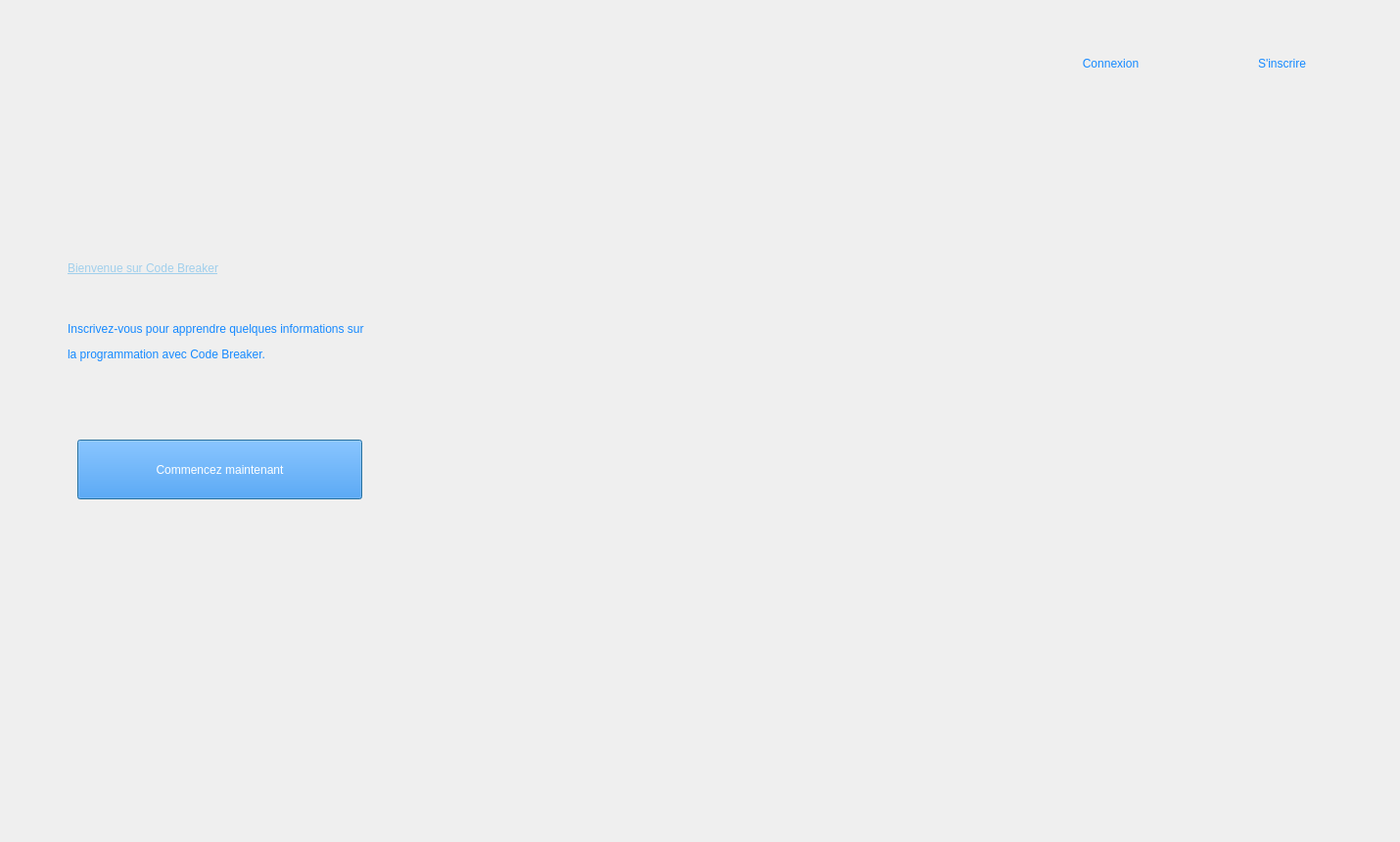
<?xml version="1.0" encoding="UTF-8"?>
<ui version="4.0">
 <class>Project</class>
 <widget class="QMainWindow" name="Project">
  <property name="geometry">
   <rect>
    <x>0</x>
    <y>0</y>
    <width>1430</width>
    <height>860</height>
   </rect>
  </property>
  <property name="windowTitle">
   <string>MainWindow</string>
  </property>
  <widget class="QWidget" name="centralwidget">
   <widget class="QStackedWidget" name="stackedWidget">
    <property name="geometry">
     <rect>
      <x>-1</x>
      <y>-1</y>
      <width>1431</width>
      <height>861</height>
     </rect>
    </property>
    <property name="currentIndex">
     <number>0</number>
    </property>
    <widget class="QWidget" name="Main_page">
     <widget class="QLabel" name="background_image_page1">
      <property name="geometry">
       <rect>
        <x>-10</x>
        <y>-10</y>
        <width>1451</width>
        <height>871</height>
       </rect>
      </property>
      <property name="text">
       <string/>
      </property>
      <property name="pixmap">
       <pixmap resource="../resource.qrc">:/Images/Static/background.webp</pixmap>
      </property>
      <property name="scaledContents">
       <bool>true</bool>
      </property>
     </widget>
     <widget class="QPushButton" name="login_btn_to_direct">
      <property name="geometry">
       <rect>
        <x>1070</x>
        <y>40</y>
        <width>131</width>
        <height>51</height>
       </rect>
      </property>
      <property name="styleSheet">
       <string notr="true">font: 15pt &quot;.AppleSystemUIFont&quot;;
background-color: #FFF;
color: #1589FF;</string>
      </property>
      <property name="text">
       <string>Connexion</string>
      </property>
      <property name="default">
       <bool>false</bool>
      </property>
      <property name="flat">
       <bool>true</bool>
      </property>
     </widget>
     <widget class="QPushButton" name="signin_btn_to_direct">
      <property name="geometry">
       <rect>
        <x>1240</x>
        <y>40</y>
        <width>141</width>
        <height>51</height>
       </rect>
      </property>
      <property name="styleSheet">
       <string notr="true">font: 15pt &quot;.AppleSystemUIFont&quot;;
background-color: #FFF;
color: #1589FF;</string>
      </property>
      <property name="text">
       <string>S'inscrire</string>
      </property>
      <property name="autoDefault">
       <bool>false</bool>
      </property>
      <property name="default">
       <bool>false</bool>
      </property>
      <property name="flat">
       <bool>true</bool>
      </property>
     </widget>
     <widget class="QLabel" name="label_2">
      <property name="geometry">
       <rect>
        <x>70</x>
        <y>230</y>
        <width>541</width>
        <height>91</height>
       </rect>
      </property>
      <property name="styleSheet">
       <string notr="true">font: 20pt &quot;.AppleSystemUIFont&quot;;
color: #A0CFEC;</string>
      </property>
      <property name="text">
       <string>&lt;html&gt;&lt;head/&gt;&lt;body&gt;&lt;p&gt;&lt;span style=&quot; text-decoration: underline;&quot;&gt;Bienvenue sur Code Breaker&lt;/span&gt;&lt;/p&gt;&lt;/body&gt;&lt;/html&gt;</string>
      </property>
     </widget>
     <widget class="QLabel" name="label_3">
      <property name="geometry">
       <rect>
        <x>70</x>
        <y>280</y>
        <width>781</width>
        <height>141</height>
       </rect>
      </property>
      <property name="styleSheet">
       <string notr="true">font: 16pt &quot;.AppleSystemUIFont&quot;;
color: #1589FF;</string>
      </property>
      <property name="text">
       <string>&lt;html&gt;&lt;head/&gt;&lt;body&gt;&lt;p&gt;Inscrivez-vous pour apprendre quelques informations sur &lt;/p&gt;&lt;p&gt;la programmation avec Code Breaker.&lt;/p&gt;&lt;/body&gt;&lt;/html&gt;</string>
      </property>
     </widget>
     <widget class="QPushButton" name="start_now_btn">
      <property name="geometry">
       <rect>
        <x>80</x>
        <y>450</y>
        <width>291</width>
        <height>61</height>
       </rect>
      </property>
      <property name="styleSheet">
       <string notr="true">font: 14pt &quot;.AppleSystemUIFont&quot;;
color:#FFF;
background-color:  #1589FF;</string>
      </property>
      <property name="text">
       <string>Commencez maintenant</string>
      </property>
      <property name="default">
       <bool>true</bool>
      </property>
      <property name="flat">
       <bool>false</bool>
      </property>
     </widget>
     <widget class="QPushButton" name="code1">
      <property name="geometry">
       <rect>
        <x>60</x>
        <y>40</y>
        <width>211</width>
        <height>51</height>
       </rect>
      </property>
      <property name="cursor">
       <cursorShape>PointingHandCursor</cursorShape>
      </property>
      <property name="styleSheet">
       <string notr="true">font: 15pt &quot;.AppleSystemUIFont&quot;;
background-color: rgb(64, 133, 255);
color: #1589FF;</string>
      </property>
      <property name="text">
       <string/>
      </property>
      <property name="icon">
       <iconset resource="../resource.qrc">
        <normaloff>:/Images/Static/LogoMakr-0NnMg3.png</normaloff>:/Images/Static/LogoMakr-0NnMg3.png</iconset>
      </property>
      <property name="iconSize">
       <size>
        <width>200</width>
        <height>200</height>
       </size>
      </property>
      <property name="default">
       <bool>false</bool>
      </property>
      <property name="flat">
       <bool>true</bool>
      </property>
     </widget>
    </widget>
    <widget class="QWidget" name="login_page">
     <widget class="QLabel" name="background_image_page1_2">
      <property name="geometry">
       <rect>
        <x>0</x>
        <y>0</y>
        <width>1441</width>
        <height>861</height>
       </rect>
      </property>
      <property name="styleSheet">
       <string notr="true"/>
      </property>
      <property name="text">
       <string/>
      </property>
      <property name="pixmap">
       <pixmap resource="../resource.qrc">:/Images/Static/background.webp</pixmap>
      </property>
      <property name="scaledContents">
       <bool>false</bool>
      </property>
     </widget>
     <widget class="QFrame" name="frame">
      <property name="geometry">
       <rect>
        <x>420</x>
        <y>180</y>
        <width>531</width>
        <height>581</height>
       </rect>
      </property>
      <property name="styleSheet">
       <string notr="true">QFrame{
background-color: rgb(255, 255, 255);
border-radius: 25px;
}</string>
      </property>
      <property name="frameShape">
       <enum>QFrame::StyledPanel</enum>
      </property>
      <property name="frameShadow">
       <enum>QFrame::Raised</enum>
      </property>
      <widget class="QLabel" name="label_4">
       <property name="geometry">
        <rect>
         <x>30</x>
         <y>30</y>
         <width>451</width>
         <height>61</height>
        </rect>
       </property>
       <property name="styleSheet">
        <string notr="true">font: 16pt &quot;.AppleSystemUIFont&quot;;
</string>
       </property>
       <property name="text">
        <string>&lt;html&gt;&lt;head/&gt;&lt;body&gt;&lt;p align=&quot;center&quot;&gt;&lt;span style=&quot; text-decoration: underline;&quot;&gt;Connectez-vous à Code Breaker&lt;/span&gt;&lt;/p&gt;&lt;/body&gt;&lt;/html&gt;</string>
       </property>
      </widget>
      <widget class="QLineEdit" name="username_login">
       <property name="geometry">
        <rect>
         <x>50</x>
         <y>140</y>
         <width>401</width>
         <height>41</height>
        </rect>
       </property>
       <property name="styleSheet">
        <string notr="true">background-color: #F8F6F0;</string>
       </property>
       <property name="placeholderText">
        <string>Nom d'utilisateur</string>
       </property>
      </widget>
      <widget class="QLineEdit" name="password_line">
       <property name="geometry">
        <rect>
         <x>50</x>
         <y>320</y>
         <width>401</width>
         <height>41</height>
        </rect>
       </property>
       <property name="styleSheet">
        <string notr="true">background-color: #F8F6F0;</string>
       </property>
       <property name="echoMode">
        <enum>QLineEdit::Password</enum>
       </property>
       <property name="placeholderText">
        <string>Mot de passe</string>
       </property>
      </widget>
      <widget class="QPushButton" name="login_btn">
       <property name="geometry">
        <rect>
         <x>160</x>
         <y>430</y>
         <width>181</width>
         <height>51</height>
        </rect>
       </property>
       <property name="styleSheet">
        <string notr="true">font: 14pt &quot;.AppleSystemUIFont&quot;;
color:#FFF;
background-color:  #1589FF;</string>
       </property>
       <property name="text">
        <string>Connexion</string>
       </property>
       <property name="default">
        <bool>true</bool>
       </property>
       <property name="flat">
        <bool>false</bool>
       </property>
      </widget>
      <widget class="QLineEdit" name="email_line">
       <property name="geometry">
        <rect>
         <x>50</x>
         <y>230</y>
         <width>401</width>
         <height>41</height>
        </rect>
       </property>
       <property name="styleSheet">
        <string notr="true">background-color: #F8F6F0;</string>
       </property>
       <property name="placeholderText">
        <string>Email</string>
       </property>
      </widget>
     </widget>
     <widget class="QLabel" name="label_8">
      <property name="geometry">
       <rect>
        <x>1010</x>
        <y>40</y>
        <width>221</width>
        <height>61</height>
       </rect>
      </property>
      <property name="styleSheet">
       <string notr="true">font: 16pt &quot;.AppleSystemUIFont&quot;;
</string>
      </property>
      <property name="text">
       <string>&lt;html&gt;&lt;head/&gt;&lt;body&gt;&lt;p&gt;&lt;span style=&quot; text-decoration: underline;&quot;&gt;Vous n'avez pas de compte ?&lt;/span&gt;&lt;/p&gt;&lt;/body&gt;&lt;/html&gt;</string>
      </property>
     </widget>
     <widget class="QPushButton" name="signup_btn_to_signuppage">
      <property name="geometry">
       <rect>
        <x>1240</x>
        <y>50</y>
        <width>151</width>
        <height>41</height>
       </rect>
      </property>
      <property name="styleSheet">
       <string notr="true">QPushButton{
font: 14pt &quot;.AppleSystemUIFont&quot;;
color:#FFF;
background-color:  #1589FF;
}</string>
      </property>
      <property name="text">
       <string>S'inscrire</string>
      </property>
      <property name="default">
       <bool>true</bool>
      </property>
      <property name="flat">
       <bool>false</bool>
      </property>
     </widget>
     <widget class="QPushButton" name="code2">
      <property name="geometry">
       <rect>
        <x>50</x>
        <y>50</y>
        <width>211</width>
        <height>51</height>
       </rect>
      </property>
      <property name="cursor">
       <cursorShape>PointingHandCursor</cursorShape>
      </property>
      <property name="styleSheet">
       <string notr="true">font: 15pt &quot;.AppleSystemUIFont&quot;;
background-color: rgb(64, 133, 255);
color: #1589FF;</string>
      </property>
      <property name="text">
       <string/>
      </property>
      <property name="icon">
       <iconset resource="../resource.qrc">
        <normaloff>:/Images/Static/LogoMakr-0NnMg3.png</normaloff>:/Images/Static/LogoMakr-0NnMg3.png</iconset>
      </property>
      <property name="iconSize">
       <size>
        <width>200</width>
        <height>200</height>
       </size>
      </property>
      <property name="default">
       <bool>false</bool>
      </property>
      <property name="flat">
       <bool>true</bool>
      </property>
     </widget>
    </widget>
    <widget class="QWidget" name="signup_page">
     <widget class="QPushButton" name="login_btn_to_loginpage">
      <property name="geometry">
       <rect>
        <x>1260</x>
        <y>40</y>
        <width>141</width>
        <height>41</height>
       </rect>
      </property>
      <property name="styleSheet">
       <string notr="true">font: 12pt &quot;.AppleSystemUIFont&quot;;
color:#FFF;
background-color:  #1589FF;</string>
      </property>
      <property name="text">
       <string>Connexion</string>
      </property>
      <property name="default">
       <bool>true</bool>
      </property>
      <property name="flat">
       <bool>false</bool>
      </property>
     </widget>
     <widget class="QLabel" name="label_9">
      <property name="geometry">
       <rect>
        <x>1050</x>
        <y>30</y>
        <width>201</width>
        <height>61</height>
       </rect>
      </property>
      <property name="styleSheet">
       <string notr="true">font: 16pt &quot;.AppleSystemUIFont&quot;;
</string>
      </property>
      <property name="text">
       <string>&lt;html&gt;&lt;head/&gt;&lt;body&gt;&lt;p&gt;&lt;span style=&quot; text-decoration: underline;&quot;&gt;Vous avez déjà un compte?&lt;/span&gt;&lt;/p&gt;&lt;/body&gt;&lt;/html&gt;</string>
      </property>
     </widget>
     <widget class="QLabel" name="background_image_page1_3">
      <property name="geometry">
       <rect>
        <x>0</x>
        <y>0</y>
        <width>1431</width>
        <height>861</height>
       </rect>
      </property>
      <property name="text">
       <string/>
      </property>
      <property name="pixmap">
       <pixmap resource="../resource.qrc">:/Images/Static/background.webp</pixmap>
      </property>
      <property name="scaledContents">
       <bool>true</bool>
      </property>
     </widget>
     <widget class="QFrame" name="frame_2">
      <property name="geometry">
       <rect>
        <x>470</x>
        <y>110</y>
        <width>511</width>
        <height>681</height>
       </rect>
      </property>
      <property name="styleSheet">
       <string notr="true">QFrame{
background-color: rgb(255, 255, 255);
border-radius: 25px
}</string>
      </property>
      <property name="frameShape">
       <enum>QFrame::StyledPanel</enum>
      </property>
      <property name="frameShadow">
       <enum>QFrame::Raised</enum>
      </property>
      <widget class="QLabel" name="label_10">
       <property name="geometry">
        <rect>
         <x>20</x>
         <y>30</y>
         <width>461</width>
         <height>61</height>
        </rect>
       </property>
       <property name="styleSheet">
        <string notr="true">font: 16pt &quot;.AppleSystemUIFont&quot;;
</string>
       </property>
       <property name="text">
        <string>&lt;html&gt;&lt;head/&gt;&lt;body&gt;&lt;p align=&quot;center&quot;&gt;&lt;span style=&quot; text-decoration: underline;&quot;&gt;Inscrivez-vous à Code Breaker&lt;/span&gt;&lt;/p&gt;&lt;/body&gt;&lt;/html&gt;</string>
       </property>
      </widget>
      <widget class="QLineEdit" name="nom_line">
       <property name="geometry">
        <rect>
         <x>50</x>
         <y>200</y>
         <width>401</width>
         <height>41</height>
        </rect>
       </property>
       <property name="styleSheet">
        <string notr="true">background-color: #F8F6F0;</string>
       </property>
       <property name="placeholderText">
        <string>Nom</string>
       </property>
      </widget>
      <widget class="QLineEdit" name="prenom_line">
       <property name="geometry">
        <rect>
         <x>50</x>
         <y>280</y>
         <width>401</width>
         <height>41</height>
        </rect>
       </property>
       <property name="styleSheet">
        <string notr="true">background-color: #F8F6F0;</string>
       </property>
       <property name="placeholderText">
        <string>Prenom</string>
       </property>
      </widget>
      <widget class="QLineEdit" name="sign_email_line">
       <property name="geometry">
        <rect>
         <x>50</x>
         <y>360</y>
         <width>401</width>
         <height>41</height>
        </rect>
       </property>
       <property name="styleSheet">
        <string notr="true">background-color: #F8F6F0;</string>
       </property>
       <property name="placeholderText">
        <string>Email</string>
       </property>
      </widget>
      <widget class="QLineEdit" name="sign_password_line">
       <property name="geometry">
        <rect>
         <x>50</x>
         <y>440</y>
         <width>401</width>
         <height>41</height>
        </rect>
       </property>
       <property name="styleSheet">
        <string notr="true">background-color: #F8F6F0;</string>
       </property>
       <property name="echoMode">
        <enum>QLineEdit::Password</enum>
       </property>
       <property name="placeholderText">
        <string>Mot de passe</string>
       </property>
      </widget>
      <widget class="QLineEdit" name="confirm_password">
       <property name="geometry">
        <rect>
         <x>50</x>
         <y>520</y>
         <width>401</width>
         <height>41</height>
        </rect>
       </property>
       <property name="styleSheet">
        <string notr="true">background-color: #F8F6F0;</string>
       </property>
       <property name="echoMode">
        <enum>QLineEdit::Password</enum>
       </property>
       <property name="placeholderText">
        <string>Confirmez le mot de passe</string>
       </property>
      </widget>
      <widget class="QPushButton" name="signup_btn">
       <property name="geometry">
        <rect>
         <x>160</x>
         <y>590</y>
         <width>181</width>
         <height>51</height>
        </rect>
       </property>
       <property name="styleSheet">
        <string notr="true">font: 14pt &quot;.AppleSystemUIFont&quot;;
color:#FFF;
background-color:  #1589FF;</string>
       </property>
       <property name="text">
        <string>S'inscrire</string>
       </property>
       <property name="default">
        <bool>true</bool>
       </property>
       <property name="flat">
        <bool>false</bool>
       </property>
      </widget>
      <widget class="QLineEdit" name="username_sign">
       <property name="geometry">
        <rect>
         <x>50</x>
         <y>120</y>
         <width>401</width>
         <height>41</height>
        </rect>
       </property>
       <property name="styleSheet">
        <string notr="true">background-color: #F8F6F0;</string>
       </property>
       <property name="placeholderText">
        <string>Nom d'utilisateur</string>
       </property>
      </widget>
     </widget>
     <widget class="QPushButton" name="code3">
      <property name="geometry">
       <rect>
        <x>40</x>
        <y>50</y>
        <width>211</width>
        <height>51</height>
       </rect>
      </property>
      <property name="cursor">
       <cursorShape>PointingHandCursor</cursorShape>
      </property>
      <property name="styleSheet">
       <string notr="true">font: 15pt &quot;.AppleSystemUIFont&quot;;
background-color: rgb(64, 133, 255);
color: #1589FF;</string>
      </property>
      <property name="text">
       <string/>
      </property>
      <property name="icon">
       <iconset resource="../resource.qrc">
        <normaloff>:/Images/Static/LogoMakr-0NnMg3.png</normaloff>:/Images/Static/LogoMakr-0NnMg3.png</iconset>
      </property>
      <property name="iconSize">
       <size>
        <width>200</width>
        <height>200</height>
       </size>
      </property>
      <property name="default">
       <bool>false</bool>
      </property>
      <property name="flat">
       <bool>true</bool>
      </property>
     </widget>
     <zorder>background_image_page1_3</zorder>
     <zorder>login_btn_to_loginpage</zorder>
     <zorder>label_9</zorder>
     <zorder>frame_2</zorder>
     <zorder>code3</zorder>
    </widget>
    <widget class="QWidget" name="home_page">
     <widget class="QFrame" name="frame_5">
      <property name="geometry">
       <rect>
        <x>0</x>
        <y>90</y>
        <width>391</width>
        <height>771</height>
       </rect>
      </property>
      <property name="styleSheet">
       <string notr="true">background-color: #123456;</string>
      </property>
      <property name="frameShape">
       <enum>QFrame::StyledPanel</enum>
      </property>
      <property name="frameShadow">
       <enum>QFrame::Raised</enum>
      </property>
      <widget class="QLabel" name="label_11">
       <property name="geometry">
        <rect>
         <x>-10</x>
         <y>40</y>
         <width>401</width>
         <height>41</height>
        </rect>
       </property>
       <property name="styleSheet">
        <string notr="true">font: 16pt &quot;.AppleSystemUIFont&quot;;
color: rgb(255, 255, 255);
</string>
       </property>
       <property name="text">
        <string>&lt;html&gt;&lt;head/&gt;&lt;body&gt;&lt;p align=&quot;center&quot;&gt;&lt;span style=&quot; text-decoration: underline;&quot;&gt;Language de progammation&lt;/span&gt;&lt;/p&gt;&lt;p align=&quot;center&quot;&gt;&lt;span style=&quot; text-decoration: underline;&quot;&gt;&lt;br/&gt;&lt;/span&gt;&lt;/p&gt;&lt;/body&gt;&lt;/html&gt;</string>
       </property>
      </widget>
      <widget class="QPushButton" name="html_btn">
       <property name="geometry">
        <rect>
         <x>-50</x>
         <y>110</y>
         <width>341</width>
         <height>71</height>
        </rect>
       </property>
       <property name="styleSheet">
        <string notr="true">font: 14pt &quot;.AppleSystemUIFont&quot;;
color:#FFF;
background-color: #123456;</string>
       </property>
       <property name="text">
        <string>⚬ HTML</string>
       </property>
       <property name="default">
        <bool>false</bool>
       </property>
       <property name="flat">
        <bool>true</bool>
       </property>
      </widget>
      <widget class="QPushButton" name="css_btn">
       <property name="geometry">
        <rect>
         <x>-50</x>
         <y>190</y>
         <width>321</width>
         <height>71</height>
        </rect>
       </property>
       <property name="styleSheet">
        <string notr="true">font: 14pt &quot;.AppleSystemUIFont&quot;;
color:#FFF;
background-color: #123456;</string>
       </property>
       <property name="text">
        <string>⚬ CSS</string>
       </property>
       <property name="default">
        <bool>false</bool>
       </property>
       <property name="flat">
        <bool>true</bool>
       </property>
      </widget>
      <widget class="QPushButton" name="javascript_btn">
       <property name="geometry">
        <rect>
         <x>-50</x>
         <y>270</y>
         <width>361</width>
         <height>71</height>
        </rect>
       </property>
       <property name="styleSheet">
        <string notr="true">font: 14pt &quot;.AppleSystemUIFont&quot;;
color:#FFF;
background-color: #123456;</string>
       </property>
       <property name="text">
        <string>⚬ JavaScript</string>
       </property>
       <property name="default">
        <bool>false</bool>
       </property>
       <property name="flat">
        <bool>true</bool>
       </property>
      </widget>
      <widget class="QPushButton" name="python_btn">
       <property name="geometry">
        <rect>
         <x>-110</x>
         <y>340</y>
         <width>451</width>
         <height>71</height>
        </rect>
       </property>
       <property name="styleSheet">
        <string notr="true">font: 14pt &quot;.AppleSystemUIFont&quot;;
color:#FFF;
background-color: #123456;</string>
       </property>
       <property name="text">
        <string>⚬ Python</string>
       </property>
       <property name="default">
        <bool>false</bool>
       </property>
       <property name="flat">
        <bool>true</bool>
       </property>
      </widget>
      <widget class="QPushButton" name="flutter_btn">
       <property name="geometry">
        <rect>
         <x>-170</x>
         <y>420</y>
         <width>571</width>
         <height>61</height>
        </rect>
       </property>
       <property name="styleSheet">
        <string notr="true">font: 14pt &quot;.AppleSystemUIFont&quot;;
color:#FFF;
background-color: #123456;</string>
       </property>
       <property name="text">
        <string>⚬ Flutter</string>
       </property>
       <property name="default">
        <bool>false</bool>
       </property>
       <property name="flat">
        <bool>true</bool>
       </property>
      </widget>
      <widget class="QPushButton" name="php_btn">
       <property name="geometry">
        <rect>
         <x>-70</x>
         <y>480</y>
         <width>351</width>
         <height>71</height>
        </rect>
       </property>
       <property name="styleSheet">
        <string notr="true">font: 14pt &quot;.AppleSystemUIFont&quot;;
color:#FFF;
background-color: #123456;</string>
       </property>
       <property name="text">
        <string>⚬ PHP</string>
       </property>
       <property name="default">
        <bool>false</bool>
       </property>
       <property name="flat">
        <bool>true</bool>
       </property>
      </widget>
      <widget class="Line" name="line_3">
       <property name="geometry">
        <rect>
         <x>0</x>
         <y>170</y>
         <width>391</width>
         <height>31</height>
        </rect>
       </property>
       <property name="styleSheet">
        <string notr="true">color: rgb(255, 255, 255);</string>
       </property>
       <property name="orientation">
        <enum>Qt::Horizontal</enum>
       </property>
      </widget>
      <widget class="Line" name="line_4">
       <property name="geometry">
        <rect>
         <x>0</x>
         <y>250</y>
         <width>391</width>
         <height>31</height>
        </rect>
       </property>
       <property name="styleSheet">
        <string notr="true">color: rgb(255, 255, 255);</string>
       </property>
       <property name="orientation">
        <enum>Qt::Horizontal</enum>
       </property>
      </widget>
      <widget class="Line" name="line_5">
       <property name="geometry">
        <rect>
         <x>0</x>
         <y>330</y>
         <width>391</width>
         <height>31</height>
        </rect>
       </property>
       <property name="styleSheet">
        <string notr="true">color: rgb(255, 255, 255);</string>
       </property>
       <property name="orientation">
        <enum>Qt::Horizontal</enum>
       </property>
      </widget>
      <widget class="Line" name="line_6">
       <property name="geometry">
        <rect>
         <x>0</x>
         <y>400</y>
         <width>391</width>
         <height>31</height>
        </rect>
       </property>
       <property name="styleSheet">
        <string notr="true">color: rgb(255, 255, 255);</string>
       </property>
       <property name="orientation">
        <enum>Qt::Horizontal</enum>
       </property>
      </widget>
      <widget class="Line" name="line_7">
       <property name="geometry">
        <rect>
         <x>0</x>
         <y>470</y>
         <width>391</width>
         <height>31</height>
        </rect>
       </property>
       <property name="styleSheet">
        <string notr="true">color: rgb(255, 255, 255);</string>
       </property>
       <property name="orientation">
        <enum>Qt::Horizontal</enum>
       </property>
      </widget>
      <widget class="Line" name="line_8">
       <property name="geometry">
        <rect>
         <x>0</x>
         <y>540</y>
         <width>391</width>
         <height>31</height>
        </rect>
       </property>
       <property name="styleSheet">
        <string notr="true">color: rgb(255, 255, 255);</string>
       </property>
       <property name="orientation">
        <enum>Qt::Horizontal</enum>
       </property>
      </widget>
      <widget class="Line" name="line_9">
       <property name="geometry">
        <rect>
         <x>0</x>
         <y>90</y>
         <width>391</width>
         <height>31</height>
        </rect>
       </property>
       <property name="styleSheet">
        <string notr="true">color: rgb(255, 255, 255);</string>
       </property>
       <property name="orientation">
        <enum>Qt::Horizontal</enum>
       </property>
      </widget>
     </widget>
     <widget class="Line" name="line_2">
      <property name="geometry">
       <rect>
        <x>380</x>
        <y>90</y>
        <width>20</width>
        <height>771</height>
       </rect>
      </property>
      <property name="orientation">
       <enum>Qt::Vertical</enum>
      </property>
     </widget>
     <widget class="QLabel" name="background_image_page1_4">
      <property name="geometry">
       <rect>
        <x>0</x>
        <y>0</y>
        <width>1431</width>
        <height>861</height>
       </rect>
      </property>
      <property name="text">
       <string/>
      </property>
      <property name="pixmap">
       <pixmap resource="../resource.qrc">:/Images/Static/background.webp</pixmap>
      </property>
      <property name="scaledContents">
       <bool>true</bool>
      </property>
     </widget>
     <widget class="QFrame" name="frame_3">
      <property name="geometry">
       <rect>
        <x>0</x>
        <y>0</y>
        <width>1431</width>
        <height>91</height>
       </rect>
      </property>
      <property name="styleSheet">
       <string notr="true">background-color: #123456;</string>
      </property>
      <property name="frameShape">
       <enum>QFrame::StyledPanel</enum>
      </property>
      <property name="frameShadow">
       <enum>QFrame::Raised</enum>
      </property>
      <widget class="QLineEdit" name="search_bar">
       <property name="geometry">
        <rect>
         <x>990</x>
         <y>30</y>
         <width>341</width>
         <height>41</height>
        </rect>
       </property>
       <property name="styleSheet">
        <string notr="true">background-color: #F8F6F0;</string>
       </property>
       <property name="text">
        <string/>
       </property>
       <property name="echoMode">
        <enum>QLineEdit::Normal</enum>
       </property>
       <property name="placeholderText">
        <string>Rechercher un language de progammation</string>
       </property>
      </widget>
      <widget class="QPushButton" name="profile">
       <property name="geometry">
        <rect>
         <x>1340</x>
         <y>20</y>
         <width>71</width>
         <height>61</height>
        </rect>
       </property>
       <property name="cursor">
        <cursorShape>PointingHandCursor</cursorShape>
       </property>
       <property name="styleSheet">
        <string notr="true"/>
       </property>
       <property name="text">
        <string/>
       </property>
       <property name="icon">
        <iconset resource="../resource.qrc">
         <normaloff>:/Images/Static/account_32px.png</normaloff>:/Images/Static/account_32px.png</iconset>
       </property>
       <property name="iconSize">
        <size>
         <width>100</width>
         <height>100</height>
        </size>
       </property>
       <property name="default">
        <bool>false</bool>
       </property>
       <property name="flat">
        <bool>true</bool>
       </property>
      </widget>
      <widget class="QPushButton" name="search_btn">
       <property name="geometry">
        <rect>
         <x>920</x>
         <y>20</y>
         <width>71</width>
         <height>61</height>
        </rect>
       </property>
       <property name="cursor">
        <cursorShape>PointingHandCursor</cursorShape>
       </property>
       <property name="text">
        <string/>
       </property>
       <property name="icon">
        <iconset resource="../resource.qrc">
         <normaloff>:/Images/Static/search_24px.png</normaloff>:/Images/Static/search_24px.png</iconset>
       </property>
       <property name="iconSize">
        <size>
         <width>50</width>
         <height>50</height>
        </size>
       </property>
       <property name="flat">
        <bool>true</bool>
       </property>
      </widget>
      <widget class="QPushButton" name="code4">
       <property name="geometry">
        <rect>
         <x>30</x>
         <y>20</y>
         <width>211</width>
         <height>51</height>
        </rect>
       </property>
       <property name="cursor">
        <cursorShape>PointingHandCursor</cursorShape>
       </property>
       <property name="styleSheet">
        <string notr="true">font: 15pt &quot;.AppleSystemUIFont&quot;;
background-color: #123456;
color: #1589FF;</string>
       </property>
       <property name="text">
        <string/>
       </property>
       <property name="icon">
        <iconset resource="../resource.qrc">
         <normaloff>:/Images/Static/LogoMakr-0NnMg3.png</normaloff>:/Images/Static/LogoMakr-0NnMg3.png</iconset>
       </property>
       <property name="iconSize">
        <size>
         <width>200</width>
         <height>200</height>
        </size>
       </property>
       <property name="default">
        <bool>false</bool>
       </property>
       <property name="flat">
        <bool>true</bool>
       </property>
      </widget>
     </widget>
     <widget class="Line" name="line">
      <property name="geometry">
       <rect>
        <x>0</x>
        <y>70</y>
        <width>1431</width>
        <height>41</height>
       </rect>
      </property>
      <property name="orientation">
       <enum>Qt::Horizontal</enum>
      </property>
     </widget>
     <widget class="QTextBrowser" name="textBrowser">
      <property name="geometry">
       <rect>
        <x>390</x>
        <y>90</y>
        <width>1041</width>
        <height>771</height>
       </rect>
      </property>
      <property name="styleSheet">
       <string notr="true"/>
      </property>
      <property name="frameShadow">
       <enum>QFrame::Raised</enum>
      </property>
      <property name="html">
       <string>&lt;!DOCTYPE HTML PUBLIC &quot;-//W3C//DTD HTML 4.0//EN&quot; &quot;http://www.w3.org/TR/REC-html40/strict.dtd&quot;&gt;
&lt;html&gt;&lt;head&gt;&lt;meta name=&quot;qrichtext&quot; content=&quot;1&quot; /&gt;&lt;style type=&quot;text/css&quot;&gt;
p, li { white-space: pre-wrap; }
&lt;/style&gt;&lt;/head&gt;&lt;body style=&quot; font-family:'.AppleSystemUIFont'; font-size:13pt; font-weight:400; font-style:normal;&quot;&gt;
&lt;p style=&quot;-qt-paragraph-type:empty; margin-top:0px; margin-bottom:0px; margin-left:0px; margin-right:0px; -qt-block-indent:0; text-indent:0px;&quot;&gt;&lt;br /&gt;&lt;/p&gt;&lt;/body&gt;&lt;/html&gt;</string>
      </property>
     </widget>
     <widget class="QFrame" name="profile_result">
      <property name="geometry">
       <rect>
        <x>980</x>
        <y>90</y>
        <width>451</width>
        <height>351</height>
       </rect>
      </property>
      <property name="styleSheet">
       <string notr="true">background-color: rgb(255, 255, 255);</string>
      </property>
      <property name="frameShape">
       <enum>QFrame::StyledPanel</enum>
      </property>
      <property name="frameShadow">
       <enum>QFrame::Raised</enum>
      </property>
      <widget class="QLabel" name="label_15">
       <property name="geometry">
        <rect>
         <x>60</x>
         <y>150</y>
         <width>231</width>
         <height>41</height>
        </rect>
       </property>
       <property name="text">
        <string/>
       </property>
      </widget>
      <widget class="QLabel" name="label_12">
       <property name="geometry">
        <rect>
         <x>60</x>
         <y>200</y>
         <width>341</width>
         <height>41</height>
        </rect>
       </property>
       <property name="text">
        <string/>
       </property>
      </widget>
      <widget class="QPushButton" name="disconnected">
       <property name="geometry">
        <rect>
         <x>290</x>
         <y>290</y>
         <width>141</width>
         <height>41</height>
        </rect>
       </property>
       <property name="styleSheet">
        <string notr="true">font: 12pt &quot;.AppleSystemUIFont&quot;;
color:#FFF;
background-color:  #FD1C03;</string>
       </property>
       <property name="text">
        <string>Se Déconneter</string>
       </property>
       <property name="default">
        <bool>true</bool>
       </property>
       <property name="flat">
        <bool>false</bool>
       </property>
      </widget>
      <widget class="QLabel" name="label_16">
       <property name="geometry">
        <rect>
         <x>170</x>
         <y>20</y>
         <width>121</width>
         <height>121</height>
        </rect>
       </property>
       <property name="text">
        <string/>
       </property>
       <property name="pixmap">
        <pixmap resource="../resource.qrc">:/Images/Static/images (2)logo.png</pixmap>
       </property>
       <property name="scaledContents">
        <bool>true</bool>
       </property>
      </widget>
      <widget class="Line" name="line_10">
       <property name="geometry">
        <rect>
         <x>50</x>
         <y>180</y>
         <width>341</width>
         <height>16</height>
        </rect>
       </property>
       <property name="orientation">
        <enum>Qt::Horizontal</enum>
       </property>
      </widget>
      <widget class="Line" name="line_11">
       <property name="geometry">
        <rect>
         <x>50</x>
         <y>230</y>
         <width>341</width>
         <height>16</height>
        </rect>
       </property>
       <property name="orientation">
        <enum>Qt::Horizontal</enum>
       </property>
      </widget>
     </widget>
     <zorder>background_image_page1_4</zorder>
     <zorder>textBrowser</zorder>
     <zorder>frame_5</zorder>
     <zorder>line_2</zorder>
     <zorder>frame_3</zorder>
     <zorder>line</zorder>
     <zorder>profile_result</zorder>
    </widget>
   </widget>
  </widget>
 </widget>
 <resources>
  <include location="../resource.qrc"/>
 </resources>
 <connections/>
</ui>
